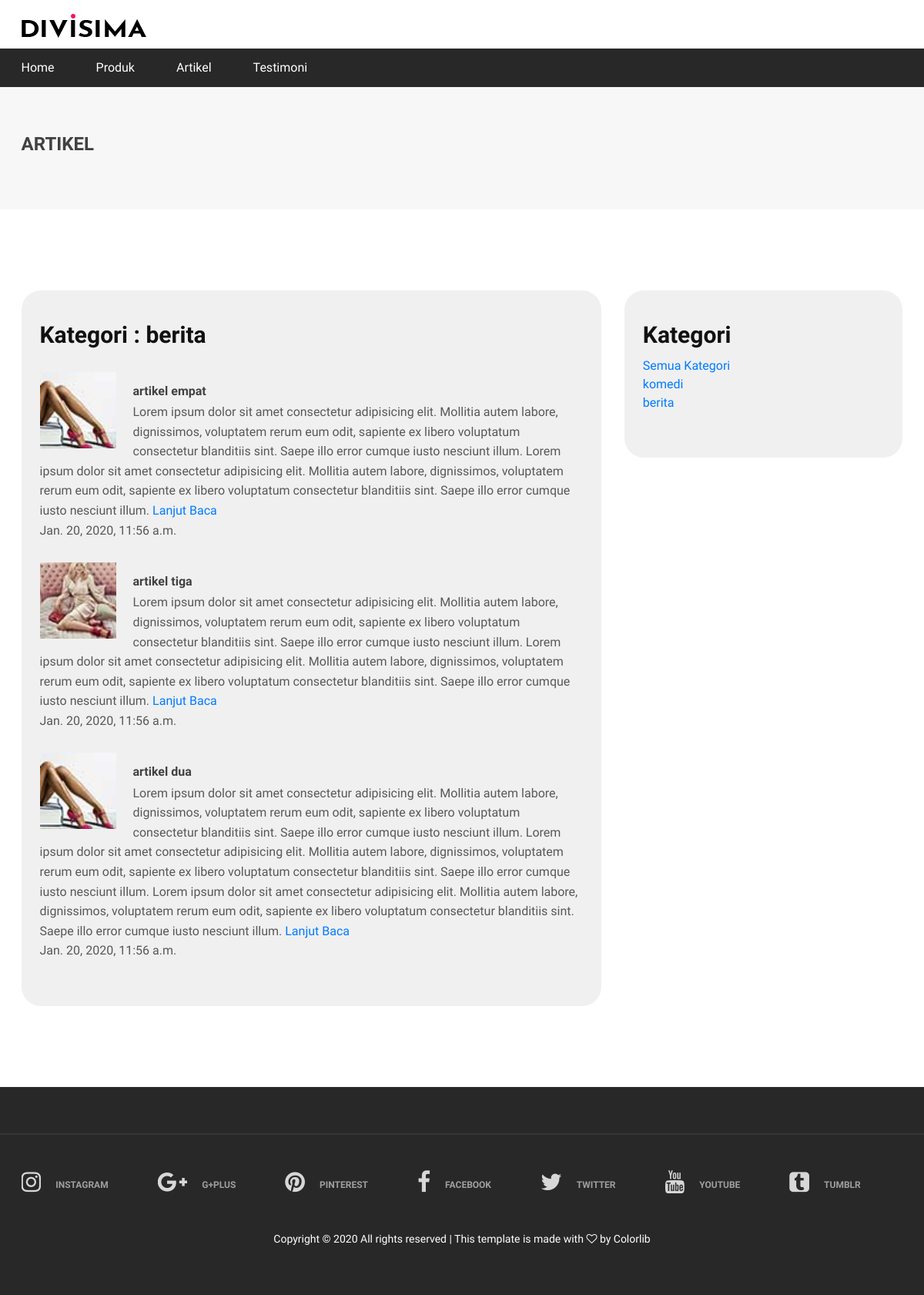
Screenshot of /artikel/kategori/2 with the database file from the repository.
### kategori_artikel/models.py (models this page shows, shortened)
class kategori_artikel(models.Model):
    nama_kategori = models.CharField(max_length=35)
    tanggal_buat = models.DateTimeField(auto_now_add=True)

### blog/models.py (models this page shows, shortened)
class artikel(models.Model):
    judul = models.CharField(max_length=50)
    isi = models.TextField(max_length=1000)
    tanggal = models.DateTimeField(auto_now_add=True,blank=True,null=True)
    slug = models.SlugField(editable=False,blank=True,null=True)
    gambar = models.ImageField(upload_to='images/',null=True)
    kategori = models.ForeignKey(kategori_artikel,on_delete=models.SET_NULL,null=True)

### blog/views.py (the view)
# urls.py: path('kategori/<int:kategori>',views.bycategori,name='categori'),
def bycategori(request,kategori):
    data_kategori = kategori_artikel.objects.all()
    data_artikel = artikel.objects.all().filter(kategori=kategori).order_by('-id')
    paginator = Paginator(data_artikel, 8)
    page = request.GET.get('page')
    data_artikel = paginator.get_page(page)
    detail_kategori = kategori_artikel.objects.get(id=kategori)
    context = {
        'detail_kategori':detail_kategori,
        'kategori':data_kategori,
        'artikel':data_artikel,
    }
    return render(request,'blog/categori.html',context)

### blog/templates/blog/categori.html (shortened to what this page needs)
{% extends 'layout/base.html' %}
{% load static %}
{% block content %}
<div class="page-top-info">
    <div class="container">
        <h4>Artikel</h4>
    </div>
</div>
<section class="checkout-section spad">
    <div class="container">
        <div class="row">
            <div class="col-lg-8 order-1 order-lg-1">
                <div class="checkout-cart">
                    <h3>Kategori : {{detail_kategori.nama_kategori}}</h3>
                    <ul class="product-list">
                        {% for row in artikel %}
                        <li>
                            <div class="pl-thumb"><img src="{{row.gambar.url}}" alt=""></div>
                            <h6>{{row.judul}}</h6>
                            <p>{{row.isi}} <a href="{% url 'blog:show' row.slug %}">Lanjut Baca</a></p>
                            <p>{{row.tanggal}}</p>
                        </li>
                        {% endfor %}
                    </ul>
                </div>
            </div>
            <br>
            <div class="col-lg-4 order-2 order-lg-2">
                <div class="checkout-cart">
                    <h3 style="margin-bottom:10px;">Kategori</h3>
                    <ul class="product-list">
                        <li>
                            <a href="{% url 'blog:index' %}">Semua Kategori</a><br>
                            {% for row in kategori %}
                            <a href="{% url 'blog:categori' row.id %}">{{row.nama_kategori}}</a><br>
                            {% endfor %}
                        </li>
                    </ul>
                </div>
            </div>
        </div>
    </div>
</section>
{% endblock content %}

### static/assets/css/style.css (style rules this page uses)
html, body { height: 100%; font-family: 'Josefin Sans', sans-serif; -webkit-font-smoothing: antialiased; font-smoothing: antialiased; }
h1, h2, h3, h4, h5, h6 { margin: 0; color: #111111; font-weight: 600; }
h3 { font-size: 30px; }
h4 { font-size: 24px; }
h6 { font-size: 16px; }
p { font-size: 14px; color: #585858; line-height: 1.6; }
img { max-width: 100%; }
ul, ol { padding: 0; margin: 0; }
.spad { padding-top: 105px; padding-bottom: 105px; }
.page-top-info { background: #f8f7f7; padding: 60px 0 70px; }
.page-top-info h4 { color: #414141; font-weight: 700; text-transform: uppercase; }
.checkout-cart { background: #f0f0f0; padding: 40px 24px 30px; border-radius: 25px; }
.checkout-cart h3 { margin-bottom: 30px; }
.checkout-cart .product-list { list-style: none; }
.checkout-cart .product-list li { overflow: hidden; display: block; margin-bottom: 29px; }
.checkout-cart .product-list .pl-thumb { float: left; overflow: hidden; margin-right: 22px; width: 99px; }
.checkout-cart .product-list .pl-thumb img { min-width: 100%; }
.checkout-cart .product-list h6 { font-weight: 700; color: #414141; padding-top: 15px; margin-bottom: 5px; }
.checkout-cart .product-list p { font-size: 16px; margin-bottom: 0; }
@media (min-width: 1200px) { .container { max-width: 1175px; } }

### rows the page displays
kategori_artikel: nama_kategori "berita"
artikel: gambar (picture), judul "artikel empat", isi "Lorem ipsum dolor sit amet consectetur adipisicing elit. Mollitia autem labore, dignissimos, voluptatem rerum eum odit, sapiente ex libero voluptatum consectetur blanditiis sint. Saepe illo error cumque iusto nesciunt illum. Lorem ipsum dolor sit amet consectetur adipisicing elit. Mollitia autem labore, dignissimos, voluptatem rerum eum odit, sapiente ex libero voluptatum consectetur blanditiis sint. Saepe illo error cumque iusto nesciunt illum.", tanggal "Jan. 20, 2020, 11:56 a.m."
artikel: gambar (picture), judul "artikel tiga", isi "Lorem ipsum dolor sit amet consectetur adipisicing elit. Mollitia autem labore, dignissimos, voluptatem rerum eum odit, sapiente ex libero voluptatum consectetur blanditiis sint. Saepe illo error cumque iusto nesciunt illum. Lorem ipsum dolor sit amet consectetur adipisicing elit. Mollitia autem labore, dignissimos, voluptatem rerum eum odit, sapiente ex libero voluptatum consectetur blanditiis sint. Saepe illo error cumque iusto nesciunt illum.", tanggal "Jan. 20, 2020, 11:56 a.m."
artikel: gambar (picture), judul "artikel dua", isi "Lorem ipsum dolor sit amet consectetur adipisicing elit. Mollitia autem labore, dignissimos, voluptatem rerum eum odit, sapiente ex libero voluptatum consectetur blanditiis sint. Saepe illo error cumque iusto nesciunt illum. Lorem ipsum dolor sit amet consectetur adipisicing elit. Mollitia autem labore, dignissimos, voluptatem rerum eum odit, sapiente ex libero voluptatum consectetur blanditiis sint. Saepe illo error cumque iusto nesciunt illum. Lorem ipsum dolor sit amet consectetur adipisicing elit. Mollitia autem labore, dignissimos, voluptatem rerum eum odit, sapiente ex libero voluptatum consectetur blanditiis sint. Saepe illo error cumque iusto nesciunt illum.", tanggal "Jan. 20, 2020, 11:56 a.m."
kategori_artikel: nama_kategori "komedi"
